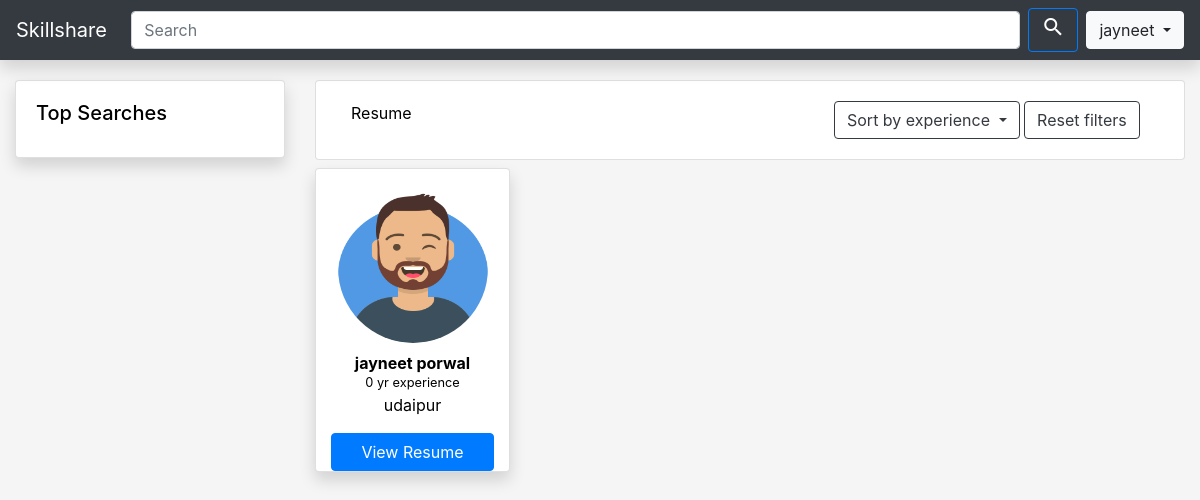
The app's page /index.php (signed in), older data.
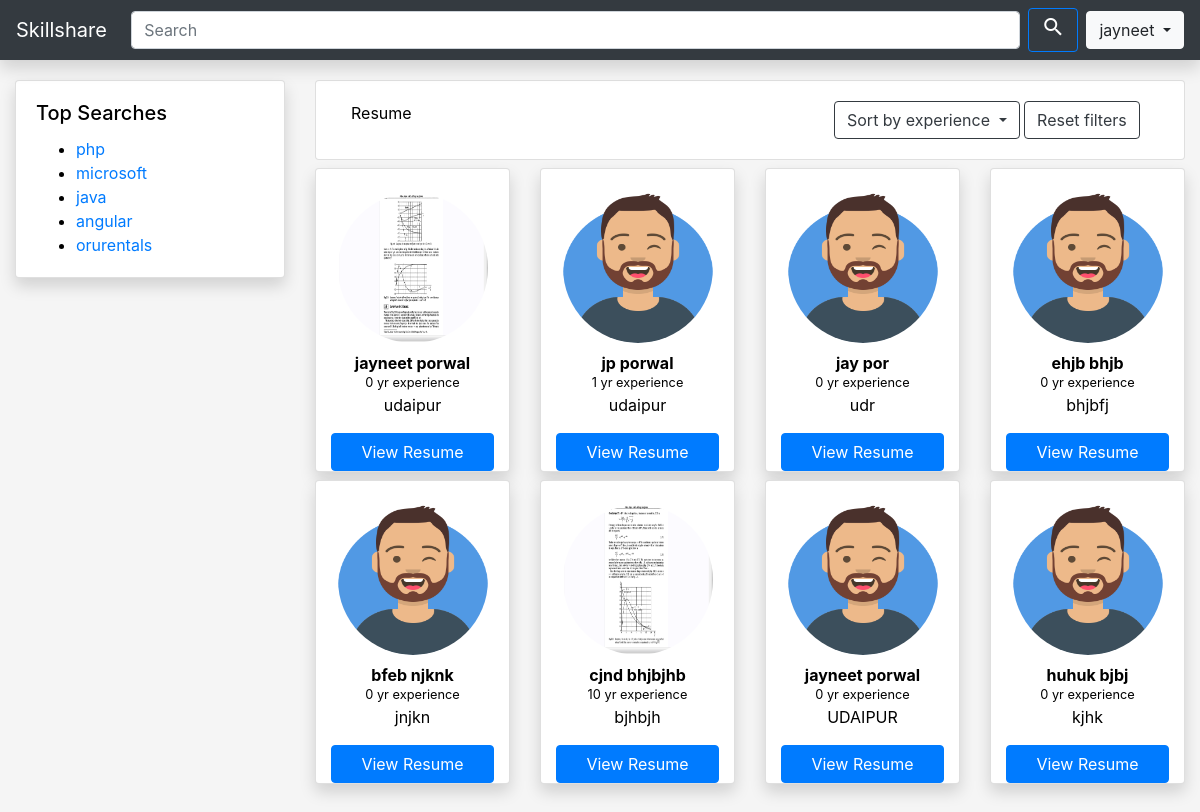
The same page, newer data.
### tables this page shows
CREATE TABLE `user` (
  `user_id` int(10) NOT NULL,
  `user_fname` varchar(255) NOT NULL,
  `user_lname` varchar(255) NOT NULL,
  `user_email` varchar(255) NOT NULL,
  `user_phone` varchar(11) NOT NULL,
  `user_password` varchar(25) NOT NULL,
  `user_profileimg` varchar(255) NOT NULL DEFAULT 'avatar.png',
  `user_city` varchar(20) NOT NULL,
  `experience` int(5) NOT NULL DEFAULT '0'
);

CREATE TABLE `searchs` (
  `key_id` int(10) NOT NULL,
  `key_name` varchar(255) NOT NULL,
  `count` int(255) NOT NULL DEFAULT '0'
);

### includes/functions.php (the view, shortened to what this page needs)
<?php
    function getallusers($orderbyexp="none"){
        include "db.php";
        $sql = "select user_id,user_fname,user_lname,user_profileimg,experience,user_city from user";
        $result = mysqli_query($conn,$sql);
        $array=null;
        if ($result) {
            while($row = mysqli_fetch_array($result)) {
                $array[]=$row;
            }
            return $array;
        } else {
            return $array;
        }
    }
    function displayusercard($user){
        echo "<div class='col-lg-3'>
        <div class='shadow card mt-2'>
            <div class='container ' style='text-align:center' >
              <br>
              <img class='rounded-circle mb-2' src='assets/profileimages/".$user['user_profileimg']."' class='rounded' alt='Forest' width='150px' height='150px'>
              <p style='margin-bottom:-6px;'><strong>".$user['user_fname']." ".$user['user_lname']."</strong></p>
              <small>".$user['experience']." yr experience</small>
              <p>".$user['user_city']."</p>
              <a style='text-decoration:none' href='profile.php?uid=".$user['user_id']."'><button class='btn btn-block btn-primary'>View Resume</button></a>
            </div>
   </div>
     </div>";
    }
    function getTopSearches(){
        include "db.php";
        $sql="select key_name FROM searchs ORDER BY count DESC LIMIT 5";
        $result=mysqli_query($conn,$sql);
        if($result){
            while($row=mysqli_fetch_array($result)){
                $key=$row['key_name'];
                echo "<li><a href='index.php?key=".$key."'>".$key."</a></li>";
            }
        }
    }
?>

### index.php (shortened to what this page needs)
<?php
    if(!isset($_SESSION['user_id'])){
        echo "<script>window.open('signin.html','_self')</script>";
    }
    else{
    $fname=$_SESSION['user_name'];
    include "includes/functions.php";
    if($_GET){
        if(isset($_GET['key']) && isset($_GET['orderbyexp'])){
                $key=$_GET['key'];
                $orderbyexp=$_GET['orderbyexp'];
                $users=searchusers($key,$orderbyexp);
        }
        else if (isset($_GET['key']) && !isset($_GET['orderbyexp'])){
                $key=$_GET['key'];
                $users=searchusers($key);
            }
        else if (!isset($_GET['key']) && isset($_GET['orderbyexp'])){
            $orderbyexp=$_GET['orderbyexp'];
            $users=getallusers($orderbyexp);
        }
    }
    else{
        $users=getallusers();
    }
?>
<!doctype html>
<html lang="en">
  <head>
    <link rel="stylesheet" href="https://stackpath.bootstrapcdn.com/bootstrap/4.2.1/css/bootstrap.min.css">
  </head>
  <body>
        <header>
                <nav class="shadow navbar navbar-expand-md navbar-dark fixed-top bg-dark" >
                  <a class="navbar-brand" style="color:white" href="index.php">Skillshare</a>
                  <div class="collapse navbar-collapse" id="navbarCollapse">
                <div class="d-sm-none d-md-block mx-auto mt-2 mt-md-0"> <form class="form-inline" action="index.php" >
                      <input name="key" required class="form-control mr-sm-2" type="text" placeholder="Search" aria-label="Search" size="80">
                      <button class="btn btn-outline-primary my-2 my-sm-0" style='color: white' type="submit"><i class="material-icons">search</i></button>
                    </form>
                  </div>
                    <div class="dropdown">
                            <button class="btn btn-light dropdown-toggle" type="button" id="dropdownMenuButton" data-toggle="dropdown" aria-haspopup="true" aria-expanded="false">
                         <?php echo $fname;?>
                            </button>
                          </div>
                  </div>
                </nav>
              </header>
              <br>
  <div class="row mx-auto">
    <div class="col-lg-3 col-sm-auto col-md-auto">
       <div class="shadow card mt-2">
         <div class="card-body">
           <h5 class="card-title">Top Searches</h5>
           <ul class="card-text"><?php getTopSearches(); ?></ul>
         </div>
       </div>
     </div>
     <div class="col-lg-9 col-sm-auto col-md-auto">
           <div class="card mt-2">
               <div class="card-body">
                  <div class="row mx-auto ">
                      <div class="col-lg-7 col-sm-10 col-md-10">
                         Resume
                        </div>
                        <div class="col-lg-5 col-sm-2 col-md-2">
                            <div class="btn-group">
                                <button class="btn btn-outline-dark dropdown-toggle" type="button" data-toggle="dropdown" aria-haspopup="true" aria-expanded="false">
                                 Sort by experience
                                </button>
                            </div>
                            <a style="text-decoration:none" href="index.php"><button class="btn btn-outline-dark">Reset filters</button></a>
                       </div>
                   </div>
                 </div>
          </div>
       <div class="row">
            <?php
                if($users){
                    foreach ($users as $user) {
                    displayusercard($user);
                    }
                }
            ?>
       </div>
     </div>
</div>
  </body>
</html>
<?php
}
?>

### index.php (style rules this page uses)
body { padding-top: 3rem; padding-bottom: 3rem; color: #000000; background-color: whitesmoke; }

Row changes from the older to the newer data that the page shows:
added searchs: key_name "php"
added searchs: key_name "microsoft"
added searchs: key_name "java"
added searchs: key_name "angular"
added searchs: key_name "orurentals"
changed user (number 1 of 8 on the later page): user_profileimg: picture added in place of a placeholder
added user: user_profileimg (placeholder picture), user_fname "jp", user_lname "porwal", experience "1", user_city "udaipur"
added user: user_profileimg (placeholder picture), user_fname "jay", user_lname "por", experience "0", user_city "udr"
added user: user_profileimg (placeholder picture), user_fname "ehjb", user_lname "bhjb", experience "0", user_city "bhjbfj"
added user: user_profileimg (placeholder picture), user_fname "bfeb", user_lname "njknk", experience "0", user_city "jnjkn"
added user: user_profileimg (picture), user_fname "cjnd", user_lname "bhjbjhb", experience "10", user_city "bjhbjh"
added user: user_profileimg (placeholder picture), user_fname "jayneet", user_lname "porwal", experience "0", user_city "UDAIPUR"
added user: user_profileimg (placeholder picture), user_fname "huhuk", user_lname "bjbj", experience "0", user_city "kjhk"
